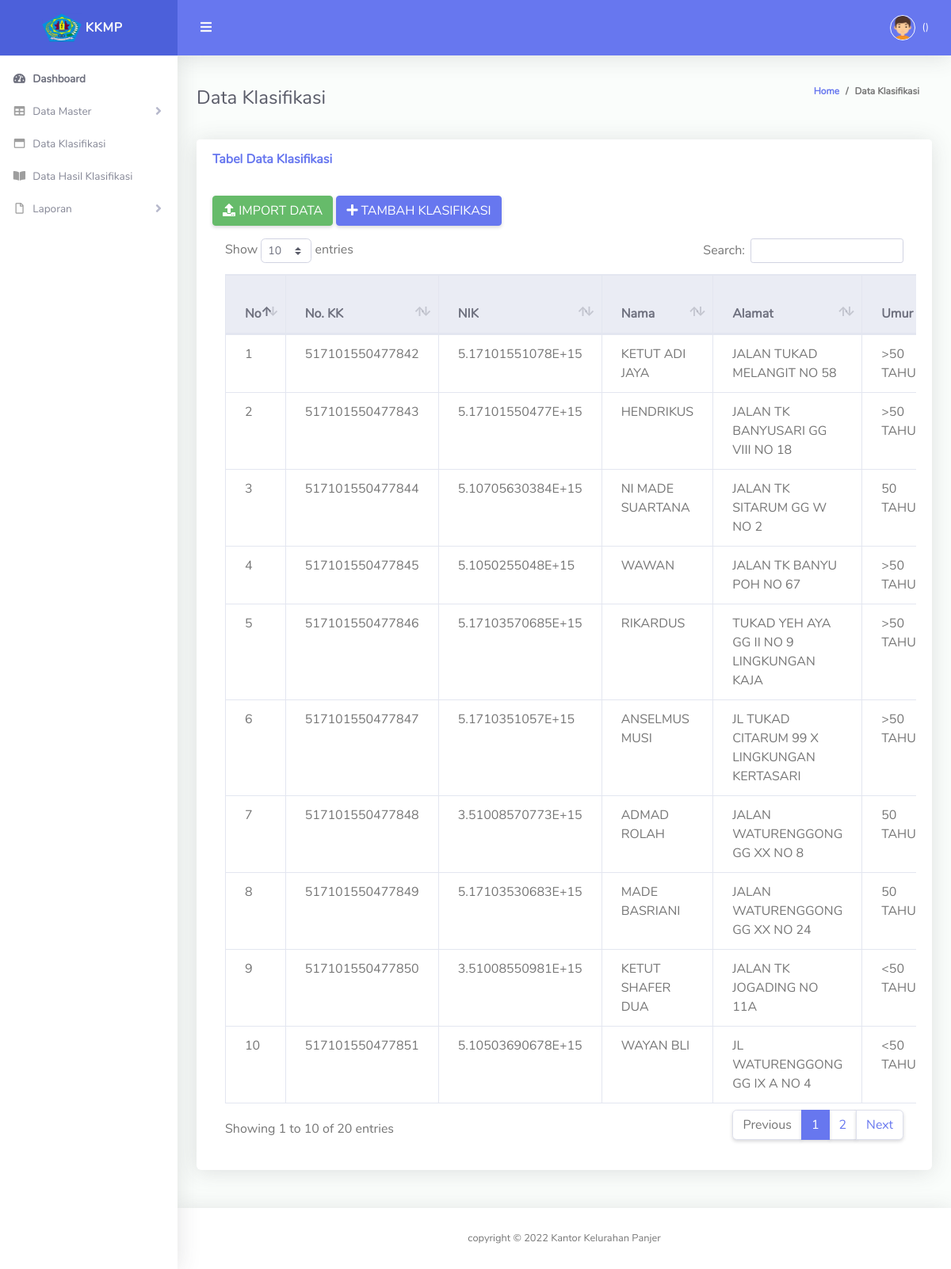
Page /dashboard.php?p=data_klasifikasi on the committed database.
### tables this page shows
CREATE TABLE `tbl_klasifikasi` (
  `id_klasifikasi` int(11) NOT NULL,
  `no_kk` varchar(50) NOT NULL,
  `nik` varchar(50) NOT NULL,
  `nama` varchar(50) NOT NULL,
  `alamat` varchar(50) NOT NULL,
  `umur` varchar(50) NOT NULL,
  `pekerjaan` varchar(50) NOT NULL,
  `jml_tanggungan` varchar(50) NOT NULL,
  `pendidikan` varchar(50) NOT NULL,
  `pendapatan` varchar(50) NOT NULL,
  `status_rmh` varchar(50) NOT NULL,
  `bahan_bakar` varchar(50) NOT NULL,
  `sumber_air` varchar(50) NOT NULL,
  `daya_listrik` varchar(50) NOT NULL,
  `status_kl` varchar(50) NOT NULL
);

### Pages/data_klasifikasi.php (the view, shortened to what this page needs)
<div class="container-fluid" id="container-wrapper">
  <div class="d-sm-flex align-items-center justify-content-between mb-4">
    <h2 class="h4 mb-0 text-gray-800">Data Klasifikasi</h2>
    <ol class="breadcrumb">
      <li class="breadcrumb-item"><a href="#">Home</a></li>
      <li class="breadcrumb-item active" aria-current="page">Data Klasifikasi</li>
    </ol>
  </div>
  <div class="row mb-12">
    <div class="col-xl-12 col-md-6 mb-4">
       <div class="card mb-4">
        <div class="card-header py-3 d-flex flex-row align-items-center justify-content-between">
          <h6 class="m-0 font-weight-bold text-primary">Tabel Data Klasifikasi</h6>
        </div>
        <div class="card-body">
          <a href="dashboard.php?p=form1" class="btn btn-success"><i class="fa fa-upload"></i> IMPORT DATA</a>
          <a href="dashboard.php?p=input_klasifikasi" class="btn btn-primary"><i class="fa fa-plus"></i> TAMBAH KLASIFIKASI</a>
          <div class="table-responsive p-3">
          <table class="table align-items-center table-hover table-bordered" id="dataTableHover">
            <thead class="thead-light">
              <tr>
                <th>No</th>
                <th>No. KK</th>
                <th>NIK</th>
                <th>Nama</th>
                <th>Alamat</th>
                <th>Umur</th>
              </tr>
              </thead>
                <tbody>
                      <?php
                      include"koneksi.php";
                      $no=1;
                      $query_a="SELECT * FROM tbl_klasifikasi";
                      $sql_a=mysqli_query($connect, $query_a);
                      while($data_a=mysqli_fetch_array($sql_a)) {?>
                      <tr>
                        <td><?php echo $no;?></td>
                        <td><?php echo $data_a['no_kk'];?></td>
                        <td><?php echo $data_a['nik'];?></td>
                        <td><?php echo $data_a['nama'];?></td>
                        <td><?php echo $data_a['alamat'];?></td>
                        <td><?php echo $data_a['umur'];?></td>
                      </tr>
                      <?php $no++;}?>
                    </tbody>
                  </table>
                </div>
                </div>
              </div>
            </div>
          </div>
</div>

### rows in the picture
tbl_klasifikasi: no_kk "517101550477842", nik "5.17101551078E+15", nama "KETUT ADI JAYA", alamat "JALAN TUKAD MELANGIT NO 58", umur ">50…"
tbl_klasifikasi: no_kk "517101550477843", nik "5.17101550477E+15", nama "HENDRIKUS", alamat "JALAN TK BANYUSARI GG VIII NO 18", umur ">50…"
tbl_klasifikasi: no_kk "517101550477844", nik "5.10705630384E+15", nama "NI MADE SUARTANA", alamat "JALAN TK SITARUM GG W NO 2", umur "50…"
tbl_klasifikasi: no_kk "517101550477845", nik "5.1050255048E+15", nama "WAWAN", alamat "JALAN TK BANYU POH NO 67", umur ">50…"
tbl_klasifikasi: no_kk "517101550477846", nik "5.17103570685E+15", nama "RIKARDUS", alamat "TUKAD YEH AYA GG II NO 9 LINGKUNGAN KAJA", umur ">50…"
tbl_klasifikasi: no_kk "517101550477847", nik "5.1710351057E+15", nama "ANSELMUS MUSI", alamat "JL TUKAD CITARUM 99 X LINGKUNGAN KERTASARI", umur ">50…"
tbl_klasifikasi: no_kk "517101550477848", nik "3.51008570773E+15", nama "ADMAD ROLAH", alamat "JALAN WATURENGGONG GG XX NO 8", umur "50…"
tbl_klasifikasi: no_kk "517101550477849", nik "5.17103530683E+15", nama "MADE BASRIANI", alamat "JALAN WATURENGGONG GG XX NO 24", umur "50…"
tbl_klasifikasi: no_kk "517101550477850", nik "3.51008550981E+15", nama "KETUT SHAFER DUA", alamat "JALAN TK JOGADING NO 11A", umur "<50…"
tbl_klasifikasi: no_kk "517101550477851", nik "5.10503690678E+15", nama "WAYAN BLI", alamat "JL WATURENGGONG GG IX A NO 4", umur "<50…"
